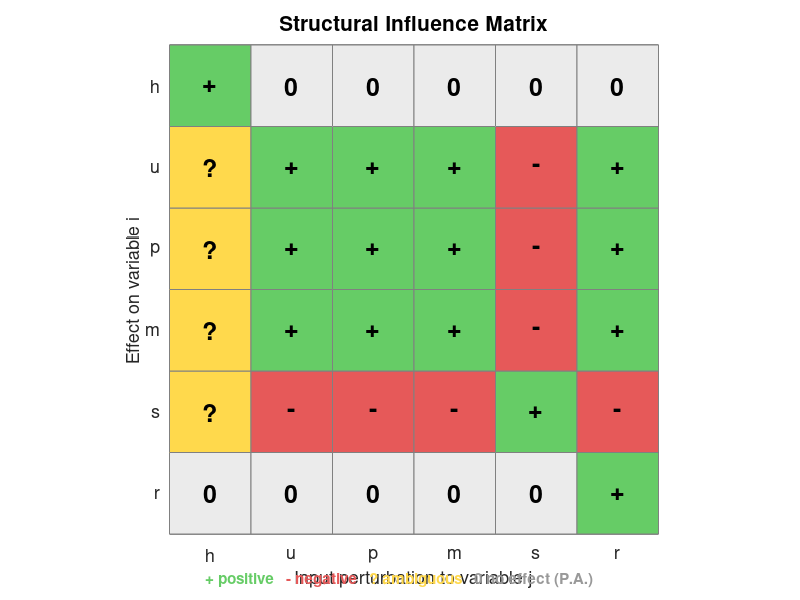

Recreate this plot in MATLAB.
%% structural_influence.m
% Computes the structural influence matrix using the BDC decomposition
% and vertex algorithm (Procedure 1) from Giordano et al. (2016).
%
% Accounts for parameter dependencies in the phosphorylation/
% dephosphorylation cycle and restricts to stable vertices.
%
% State vector: x = [h; u; p; m; s; r]  (n = 6)

clear; clc;

%% ===== Build BDC Decomposition =====
% 12 reactions, 17 distinct partial derivatives (q = 17)

n = 6;   % number of state variables
q = 17;  % number of free parameters D_0 ... D_16

% Stoichiometric matrix S (n x 12)
%   Columns: reactions
%   Rows: species [h, u, p, m, s, r]
S = zeros(n, 12);
S(:, 1)  = [-1;  0;  0;  0;  0;  0];  % Rxn 1:  dilution of h
S(:, 2)  = [ 0; -1; +1;  0;  0;  0];  % Rxn 2:  phosphorylation
S(:, 3)  = [ 0; +1; -1;  0;  0;  0];  % Rxn 3:  dephosphorylation
S(:, 4)  = [ 0; +1;  0;  0;  0;  0];  % Rxn 4:  translation
S(:, 5)  = [ 0; -1;  0;  0;  0;  0];  % Rxn 5:  dilution of u
S(:, 6)  = [ 0;  0; -1;  0;  0;  0];  % Rxn 6:  dilution of p
S(:, 7)  = [ 0;  0;  0; +1;  0;  0];  % Rxn 7:  transcription (Hill)
S(:, 8)  = [ 0;  0;  0; -1; -1;  0];  % Rxn 8:  mRNA-sRNA binding
S(:, 9)  = [ 0;  0;  0; -1;  0;  0];  % Rxn 9:  mRNA degradation
S(:, 10) = [ 0;  0;  0;  0; -1;  0];  % Rxn 10: sponge-sRNA binding
S(:, 11) = [ 0;  0;  0;  0; -1;  0];  % Rxn 11: sRNA degradation
S(:, 12) = [ 0;  0;  0;  0;  0; -1];  % Rxn 12: sponge degradation

% Partial derivatives: (reaction_index, variable_index, sign)
%   D0:  d(rxn1)/dh   = mu                          > 0
%   D1:  d(rxn2)/dh   = k_f * A(u) * u              > 0
%   D2:  d(rxn2)/du   = k_f * h * ...               > 0
%   D3:  d(rxn3)/dh   = k_d * B(u) * p              > 0
%   D4:  d(rxn3)/du   = k_d * h * p * ...           > 0
%   D5:  d(rxn3)/dp   = k_d * h * B                 > 0
%   D6:  d(rxn4)/dm   = k_tl                        > 0
%   D7:  d(rxn5)/du   = mu                          > 0
%   D8:  d(rxn6)/dp   = mu                          > 0
%   D9:  d(rxn7)/dp   = k_tx * G0 * dHill/dp        > 0
%   D10: d(rxn8)/dm   = k_ms * s                    > 0
%   D11: d(rxn8)/ds   = k_ms * m                    > 0
%   D12: d(rxn9)/dm   = delta_M                     > 0
%   D13: d(rxn10)/ds  = k_rs * sponge_frac * r      > 0
%   D14: d(rxn10)/dr  = k_rs * sponge_frac_r * s    > 0
%   D15: d(rxn11)/ds  = delta_S                     > 0
%   D16: d(rxn12)/dr  = delta_R                     > 0

partials = [
%   rxn  var  sign
     1,   1,  +1;   % D0
     2,   1,  +1;   % D1
     2,   2,  +1;   % D2
     3,   1,  +1;   % D3
     3,   2,  +1;   % D4
     3,   3,  +1;   % D5
     4,   4,  +1;   % D6
     5,   2,  +1;   % D7
     6,   3,  +1;   % D8
     7,   3,  +1;   % D9
     8,   4,  +1;   % D10
     8,   5,  +1;   % D11
     9,   4,  +1;   % D12
    10,   5,  +1;   % D13
    10,   6,  +1;   % D14
    11,   5,  +1;   % D15
    12,   6,  +1;   % D16
];

% Build B (n x q) and C (q x n)
B = zeros(n, q);
C = zeros(q, n);
for k = 1:q
    rxn = partials(k, 1);
    var = partials(k, 2);
    sgn = partials(k, 3);
    B(:, k) = S(:, rxn);
    C(k, var) = sgn;
end

fprintf('B matrix (n x q = %d x %d):\n', n, q);
disp(B);
fprintf('C matrix (q x n = %d x %d):\n', q, n);
disp(C);

% Verify: J = B * diag(ones) * C should give correct sign pattern
J_test = B * diag(ones(q,1)) * C;
fprintf('J = B*I*C (all params = 1):\n');
disp(J_test);

%% ===== Vertex Algorithm with Dependency Constraints =====
% Enumerate all 2^17 = 131072 vertices of {0,1}^17
% Apply dependency constraints to filter valid vertices
% Restrict to stable vertices (det(-J) > 0)

fprintf('Enumerating vertices...\n');

valid_vertices = [];
n_total = 2^q;

for v = 0:(n_total - 1)
    % Extract bits
    d = zeros(1, q);
    for k = 1:q
        d(k) = bitand(bitshift(v, -(k-1)), 1);
    end

    % ---- Dependency constraints ----
    % (indices are 1-based: D1=d(1), D2=d(2), ..., D17=d(17))

    % 1) mu constraint: D0 = D7 = D8  =>  d(1) = d(8) = d(9)
    if ~(d(1) == d(8) && d(1) == d(9))
        continue;
    end

    % 2) k_f constraint: D1 <-> D2  =>  d(2) = d(3)
    if d(2) ~= d(3)
        continue;
    end

    % 3) k_d constraint: D3 <-> D5  =>  d(4) = d(6)
    if d(4) ~= d(6)
        continue;
    end

    % 4) D4 needs both k_f > 0 AND k_d > 0:
    %    d(5) = 1 => d(2) = 1 AND d(4) = 1
    %    d(2) = 1 AND d(4) = 1 => d(5) = 1
    if d(5) == 1 && (d(2) == 0 || d(4) == 0)
        continue;
    end
    if d(2) == 1 && d(4) == 1 && d(5) == 0
        continue;
    end

    % 5) k_ms constraint: D10 <-> D11  =>  d(11) = d(12)
    if d(11) ~= d(12)
        continue;
    end

    % 6) k_rs constraint: D13 <-> D14  =>  d(14) = d(15)
    if d(14) ~= d(15)
        continue;
    end

    % 7) delta_R constraint: D13=1 or D14=1 => D16=1
    %    d(14)=1 or d(15)=1 => d(17)=1
    if (d(14) == 1 || d(15) == 1) && d(17) == 0
        continue;
    end

    valid_vertices = [valid_vertices; d]; %#ok<AGROW>
end

n_valid = size(valid_vertices, 1);
fprintf('Total vertices: %d\n', n_total);
fprintf('Valid vertices (satisfying constraints): %d\n', n_valid);

%% ===== Compute Structural Influence Matrix =====
var_labels = {'h', 'u', 'p', 'm', 's', 'r'};
M_struct = cell(n, n);

n_stable = 0;
n_unstable = 0;
stability_counted = false;

for i_out = 1:n
    for j_in = 1:n
        % E = e_{j_in},  H = e_{i_out}^T
        E_vec = zeros(n, 1);
        E_vec(j_in) = 1;
        H_vec = zeros(1, n);
        H_vec(i_out) = 1;

        pos_seen = false;
        neg_seen = false;

        for v_idx = 1:n_valid
            d = valid_vertices(v_idx, :);
            D_mat = diag(d);
            J_v = B * D_mat * C;

            det_negJ = det(-J_v);

            % Skip unstable / degenerate vertices
            if det_negJ < 1e-14
                if ~stability_counted
                    n_unstable = n_unstable + 1;
                end
                continue;
            end

            if ~stability_counted
                n_stable = n_stable + 1;
            end

            % Augmented matrix: [[-J, -E]; [H, 0]]
            M_aug = [-J_v, -E_vec; H_vec, 0];
            r_v = det(M_aug);

            if abs(r_v) < 1e-14
                s_v = 0;
            else
                s_v = sign(r_v);
            end

            if s_v > 0
                pos_seen = true;
            elseif s_v < 0
                neg_seen = true;
            end

            % Early termination
            if pos_seen && neg_seen
                break;
            end
        end

        stability_counted = true;

        if pos_seen && neg_seen
            M_struct{i_out, j_in} = '?';
        elseif pos_seen
            M_struct{i_out, j_in} = '+';
        elseif neg_seen
            M_struct{i_out, j_in} = '-';
        else
            M_struct{i_out, j_in} = '0';
        end
    end
end

%% ===== Display Results =====
fprintf('\nStable vertices: %d\n', n_stable);
fprintf('Unstable/degenerate vertices: %d\n', n_unstable);

fprintf('\n===== Structural Influence Matrix M =====\n');
fprintf('  (Row i = effect on variable i, Column j = input to variable j)\n\n');
fprintf('%8s', '');
for j = 1:n
    fprintf('%8s', var_labels{j});
end
fprintf('\n');
for i = 1:n
    fprintf('%8s', var_labels{i});
    for j = 1:n
        fprintf('%8s', M_struct{i, j});
    end
    fprintf('\n');
end

%% ===== Biological Interpretation =====
fprintf('\n===== Biological Interpretation =====\n');
fprintf('Diagonal: all + (sanity check: input to x_i increases x_i)\n');
fprintf('h and r are decoupled (independent ODEs)\n');
fprintf('u, p, m form a mutually positive influence group\n');
fprintf('s (sRNA) negatively influences u, p, m and vice versa\n');
fprintf('r (sponge) positively influences u, p, m; negatively influences s\n');
fprintf('Column h has ? entries: h catalyzes both phosphorylation\n');
fprintf('  and dephosphorylation, so net effect is parameter-dependent\n');

% %% ===== Expected Output =====
% fprintf('\n===== Expected Structural Influence Matrix =====\n');
% fprintf('       h     u     p     m     s     r\n');
% fprintf('  h    +     0     0     0     0     0\n');
% fprintf('  u    ?     +     +     +     -     +\n');
% fprintf('  p    ?     +     +     +     -     +\n');
% fprintf('  m    ?     +     +     +     -     +\n');
% fprintf('  s    ?     -     -     -     +     -\n');
% fprintf('  r    0     0     0     0     0     +\n');

%% visualize_influence.m
% Visualizes the structural influence matrix as a colored grid.
% Run structural_influence.m first to generate M_struct.

figure('Name', 'Structural Influence Matrix', 'Position', [100 100 500 450]);

n = 6;
var_labels = {'h', 'u', 'p', 'm', 's', 'r'};

% Map symbols to numeric values for coloring
%   +1 = positive (green), -1 = negative (red), 0 = zero (white), NaN = ambiguous (yellow)
num_map = zeros(n, n);
for i = 1:n
    for j = 1:n
        switch M_struct{i, j}
            case '+', num_map(i, j) = 1;
            case '-', num_map(i, j) = -1;
            case '0', num_map(i, j) = 0;
            case '?', num_map(i, j) = 0.5;  % placeholder for ambiguous
        end
    end
end

% Flip vertically so row 1 is at the top
num_plot = flipud(num_map);

% Draw colored patches
hold on;
for i = 1:n
    for j = 1:n
        val = num_plot(i, j);
        if val == 1
            col = [0.4 0.8 0.4];      % green
        elseif val == -1
            col = [0.9 0.35 0.35];    % red
        elseif val == 0.5
            col = [1.0 0.85 0.3];     % yellow (ambiguous)
        else
            col = [0.92 0.92 0.92];   % light grey (zero)
        end
        patch([j-1 j j j-1], [i-1 i-1 i i], col, 'EdgeColor', [0.5 0.5 0.5]);
    end
end

% Overlay sign symbols
for i = 1:n
    for j = 1:n
        row_flipped = n + 1 - i;  % map back to original row
        txt = M_struct{row_flipped, j};
        text(j - 0.5, i - 0.5, txt, ...
            'HorizontalAlignment', 'center', ...
            'VerticalAlignment', 'middle', ...
            'FontSize', 18, 'FontWeight', 'bold');
    end
end

% Axis labels
set(gca, 'XTick', (1:n) - 0.5, 'XTickLabel', var_labels, ...
         'YTick', (1:n) - 0.5, 'YTickLabel', flip(var_labels), ...
         'TickLength', [0 0], 'FontSize', 13);
xlabel('Input perturbation to variable j', 'FontSize', 13);
ylabel('Effect on variable i', 'FontSize', 13);
title('Structural Influence Matrix', 'FontSize', 15);

xlim([0 n]); ylim([0 n]);
axis square;
box on;
hold off;

% Add legend
annotation('textbox', [0.02 0.01 0.96 0.05], ...
    'String', '\color[rgb]{0.4,0.8,0.4}\bf+ positive   \color[rgb]{0.9,0.35,0.35}\bf- negative   \color[rgb]{1,0.85,0.3}\bf? ambiguous   \color[rgb]{0.6,0.6,0.6}\bf0 no effect (P.A.)', ...
    'EdgeColor', 'none', 'HorizontalAlignment', 'center', ...
    'FontSize', 11, 'FitBoxToText', 'off');
